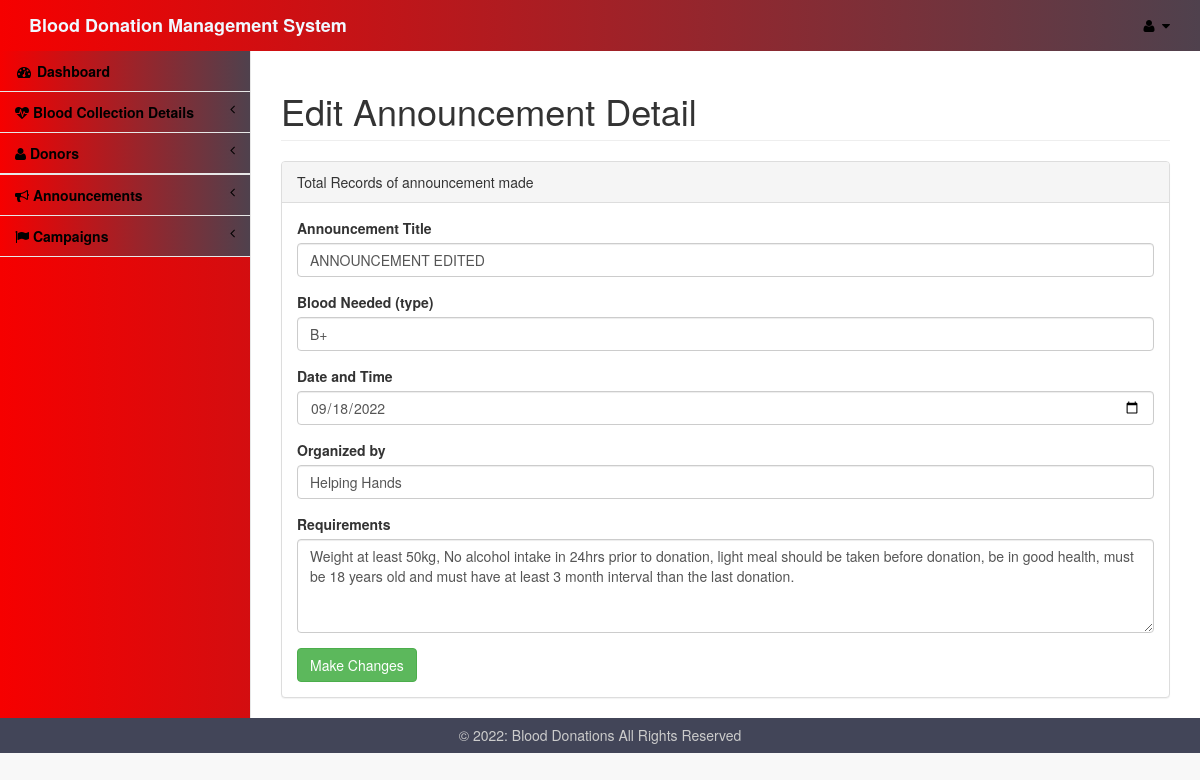
Screenshot of /admin/editannouncement.php?id=1 with the database file from the repository.
### tables this page shows
CREATE TABLE `announce` (
  `id` int(11) NOT NULL,
  `announcement` varchar(50) NOT NULL,
  `bloodneed` varchar(3) NOT NULL,
  `dat` date NOT NULL,
  `organizer` varchar(50) NOT NULL,
  `requirements` text NOT NULL
);

### admin/editannouncement.php (the view, shortened to what this page needs)
<!DOCTYPE html>
<html lang="en">
<head>
    <link href="../assets/vendor/bootstrap/css/bootstrap.css" rel="stylesheet">
    <link href="../assets/vendor/metisMenu/metisMenu.min.css" rel="stylesheet">
    <link href="../assets/dist/css/sb-admin-2.css" rel="stylesheet">
    <link href="../assets/vendor/font-awesome/css/font-awesome.min.css" rel="stylesheet" type="text/css">
    <link rel="stylesheet" href="../assets/icofont/icofont.min.css">
</head>
<body>
    <div id="wrapper">
        <?php include 'includes/nav.php'?>
        <div id="page-wrapper">
            <div class="row">
                <div class="col-lg-12">
                    <h1 class="page-header">Edit Announcement Detail</h1>
                </div>
            </div>
            <div class="row">
                <div class="col-lg-12">
                    <div class="panel panel-default">
                        <div class="panel-heading">
                            Total Records of announcement made
                        </div>
                        <div class="panel-body">
                            <div class="row">
                                <div class="col-lg-12">
								<?php
									include 'dbconnect.php';
									$id=$_GET['id'];
									$qry= "select * from announce where id='$id'";
									$result=mysqli_query($conn,$qry);
									while($row=mysqli_fetch_array($result)){
								?>
                                    <form role="form" action="editedannounce.php" method="post">
                                        <div class="form-group">
                                            <label>Announcement Title</label>
                                            <input class="form-control" name="announcement" type="text" value='<?php echo $row['announcement']; ?>' required>
                                        </div>
                                        <div class="form-group">
                                            <label>Blood Needed (type)</label>
                                            <input class="form-control" type="text" name="bloodneed" value='<?php echo $row['bloodneed']; ?>' required>
                                        </div>
                                        <div class="form-group">
                                            <label>Date and Time</label>
                                            <input class="form-control" name="dat" type="date" value='<?php echo $row['dat']; ?>' required>
                                        </div>
                                        <div class="form-group">
                                                <label>Organized by</label>
                                                <input class="form-control" type="text" name="organizer" value='<?php echo $row['organizer']; ?>' required>
                                            </div>
                                        <div class="form-group">
                                                <label>Requirements</label>
                                                <textarea class="form-control" rows="4" name="requirements" type="text" required><?php echo $row['requirements']; ?></textarea>
                                            </div>
                                        <button type="submit" class="btn btn-success">Make Changes</button>
                                    </form>
                                </div>
                                <?php
}
?>
                            </div>
                        </div>
                    </div>
                </div>
            </div>
        </div>
    </div>
</body>
<footer>
        <p>&copy; <?php echo date("Y"); ?>: Blood Donations All Rights Reserved</p>
    </footer>
</html>

### admin/editannouncement.php (style rules this page uses)
footer { background-color: #424558; bottom: 0; left: 0; right: 0; height: 35px; text-align: center; color: #CCC; }
footer p { padding: 10.5px; margin: 0px; line-height: 100%; }

### rows the page displays
announce: announcement "ANNOUNCEMENT EDITED", bloodneed "B+", dat "09/18/2022", organizer "Helping Hands", requirements "Weight at least 50kg, No alcohol intake in 24hrs prior to donation, light meal should be taken before donation, be in good health, must be 18 years old and must have at least 3 month interval than the last donation."
